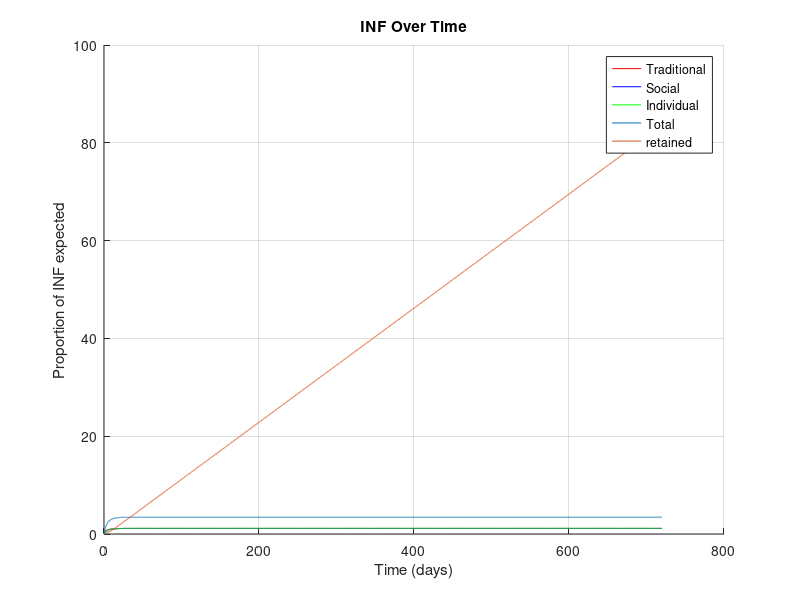
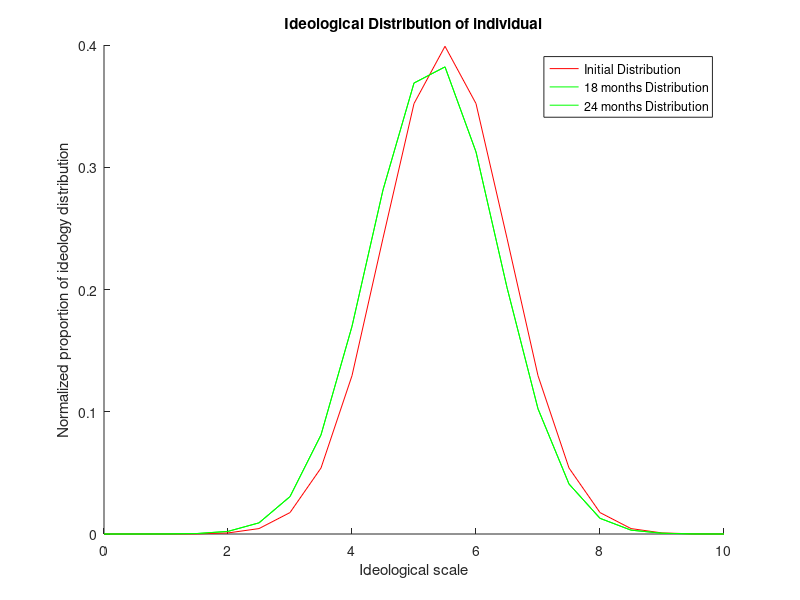

These charts were generated, in order, by the following MATLAB code:
%%%%%%%%%%%%%%%%% DISTRIBUTIONS %%%%%%%%%%%%%%%%%%%%%%%%
x = 0:.5:10;
basic = x;
traddist = normpdf(x, 5, 1);

socialdist = (normpdf(x, 0, 0));

p1 = normpdf(x, 6, 1);
p2 = normpdf(x, 4, 1);
combined = p1+p2;
inddist = combined / trapz(x, combined);


inddist = normpdf(x, 5.5, 1);
first = inddist;
%%%%%%%%%%%%%%%%%%%%%%%%%%%%%%%%%%% MISINF %%%%%%%%%%%%%%%%%%%%%%%%%%%%%


misinfdist = normpdf(x, 1, 0.001) ;
%1,60.3; 2,60.4; 3, 0.45; 60.48;
BETA = 60.48;
BETAFLAG = false;


%%%%%%%%%%%%%%%%%%%%%%%%%%%%%%%%%%% GENERATION %%%%%%%%%%%%%%%%%%%%%%%%%%%%%
months = 24;
days = months * 30;
t = days*10; %(days * 10) 
step_size = 0.1;  % Step size
total_length = round(t / step_size);

pts = 0.576;    
pst = 2.302;    
pti = 0.329;  
psi = 0.329;    

klostrad = .657;
tradperc = 1;
klostsocial = 1.53;
socialperc = 1;
klostind = .153;
indperc = 1;
klostmis = .461;
misperc = 1;

kgsocial = .0;
kgind = .1;
kgtrad = .9;

tradists = zeros(total_length, length(basic));
tradists(1, :) = traddist; 

socialdists = zeros(total_length, length(basic)); 
socialdists(1, :) = socialdist; 

inddists = zeros(total_length, length(basic));  
inddists(1, :) = inddist; 

mistrad = [0.0000000000001];
missocial = [0.00000000001];
misindividual = [0.000000000001];

totaldists = zeros(total_length, length(basic));  
totaldists(1, :) = traddist + socialdist + inddist;

x_axis = [0];  % Will store the days incremented by whole numbers
alltrad = [0.00000001];  % Initialize traditional array
allsocial = [0.00000001];  % Initialize social array
allindividual = [0.00000001];  % Initialize individual array


socinsoc = [.00000001];
tradintrad = [.0000001];
indinind = [.00000001];


indret = [0.001];
current_x = 0;  % Current position in time
i = 1;  % Index for the arrays
total = [0];

bigX = 1.16;
kreti =.05003;
krettrad = kreti/bigX;
kretsoc = kreti/6;
kretmis = kreti/2;
%%%%%%%%%%%%%%%%%%%%%%% GENERATION PARAMETERS %%%%%%%%%%%%%%%%%%%%%%%%%%%%%
while current_x < t
 
    % Convert current time to days for x-axis
    if mod(i-1, (1/step_size)) == 0  % Every 100 steps, increment the day
        x_axis(end + 1) = (i-1) / (1/step_size);  % Increment day by 1
    end

    diffTS = alltrad(i) - allsocial(i);  % Difference between trad and social
    diffTI = alltrad(i) - allindividual(i);  % Difference between trad and individual
    diffIS = allindividual(i) - allsocial(i);  % Difference between individual and social

    % Temporary variables to store next values
    new_trad = alltrad(i);
    new_social = allsocial(i);
    new_individual = allindividual(i);



    newmistrad = mistrad(i);
    newmissocial = missocial(i);
    newmisindividual = misindividual(i);
    new_mis = newmistrad + newmissocial + newmisindividual;

    newmisindividual = newmisindividual + (- klostmis * newmisindividual) * step_size;
    new_mis = new_mis + (- klostmis * new_mis) * step_size;
    newmissocial = newmissocial + (- klostmis * newmissocial) * step_size;
    newmistrad = newmistrad + (- klostmis * newmistrad) * step_size;

    newtraddist = tradists(i, :);
    newsocialdist = socialdists(i, :);
    newinddist = inddists(i, :);


    newsocinsoc = socinsoc(i);
    newtradintrad = tradintrad(i);
    newindinind = indinind(i);

    new_social = new_social + (kgsocial - klostsocial * newsocinsoc)* socialperc *step_size;
        newsocinsoc = newsocinsoc + (kgsocial - klostsocial * newsocinsoc)* socialperc *step_size;
    new_trad = new_trad + (kgtrad  - klostrad * newtradintrad) * tradperc*step_size ;
        newtradintrad = newtradintrad + (kgtrad  - klostrad * newtradintrad) * tradperc*step_size ;
    new_individual = new_individual + (kgind  - klostind * newindinind)* indperc*step_size ;
        newindinind = newindinind +  (kgind  - klostind * newindinind)* indperc*step_size ;

    changeI = (kgind  - klostind * newindinind)* indperc  *step_size/ allindividual(i);
    changeT = (kgtrad  - klostrad * newtradintrad)* tradperc *step_size / alltrad(i);
    changeS = (kgsocial  - klostsocial * newsocinsoc)* socialperc  * step_size/ allsocial(i);

    newtraddist = newtraddist + (changeT)*traddist;
    newinddist = newinddist + (changeI)*newinddist;
    newsocialdist = newsocialdist + (changeS)*socialdist;

    %Misinfinjection
    if mod((i*step_size), 12*30) == 0 && BETAFLAG == true % @ 12 months
        misinfdist= misinfdist * BETA * .01 * trapz(x, totaldists(i, :));

        newtraddist = newtraddist + misinfdist/2 ;
        newsocialdist = newsocialdist  + misinfdist/2;

        new_trad = new_trad + BETA  * .01* total(i)/2;
        new_social = new_social + BETA  * .01* total(i)/2;

        newmistrad = mistrad(i) +  BETA * .01 * total(i)/2;
        newmissocial = missocial(i) + BETA * .01 * total(i)/2;
        
        BETAFLAG = false;
    end
 

    % Update for traditional vs social
    if diffTS > 0
        changeFromFlow = (pts * diffTS)  * step_size / alltrad(i);

        newtraddist = newtraddist - changeFromFlow * tradists(i,:);
        newsocialdist = newsocialdist + changeFromFlow * tradists(i, :);
    
        new_trad = new_trad - (pts * diffTS) * step_size;
            newtradintrad = newtradintrad - newtradintrad*changeFromFlow;
        new_social = new_social + (pts * diffTS) * step_size;
        
        newmistrad = newmistrad - changeFromFlow * newmistrad;
        newmissocial = newmissocial + changeFromFlow * newmistrad;

    elseif diffTS < 0
        changeFromFlow = (pst * -diffTS) * step_size  / allsocial(i);

        newtraddist = newtraddist + changeFromFlow*socialdists(i, :);
        newsocialdist = newsocialdist - changeFromFlow*socialdists(i, :);

        new_trad = new_trad + (pst * -diffTS) * step_size;
        new_social = new_social - (pst*-diffTS) * step_size;
                new_social = new_social - new_social*changeFromFlow;


        newmissocial = newmissocial - changeFromFlow*newmissocial;
        newmistrad = newmistrad + changefromFlow*newmistrad;
    end
    
    if diffIS < 0
        changeFromFlow = (psi * -diffIS)* step_size  / allsocial(i);

        newinddist = newinddist + changeFromFlow*socialdists(i, :);
        newsocialdist = newsocialdist - changeFromFlow*socialdists(i, :);

        new_individual = new_individual + (psi * -diffIS) * step_size;
        new_social = new_social - (psi * -diffIS) * step_size;

        newmisindividual = newmisindividual + changeFromFlow * newmissocial;
        newmissocial = newmissocial - changeFromFlow * newmissocial;
    end

    if diffTI > 0
        changeFromFlow = (pti * diffTI) * step_size  / alltrad(i);

        newinddist = newinddist + changeFromFlow*tradists(i,:) ;
        newtraddist = newtraddist - changeFromFlow*tradists(i,:) ;
       
        new_trad = new_trad - (pti * diffTI)* step_size;
        new_individual = new_individual + (pti * diffTI)* step_size ;

        newmisindividual = newmisindividual + changeFromFlow * newmistrad;
        newmistrad = newmistrad - changeFromFlow *newmistrad;
    end


    socinsoc(i+1) = newsocinsoc;
    tradintrad(i+1) = newtradintrad;
    indinind(i+1) = newindinind;

    alltrad(i + 1) = new_trad;
    allsocial(i + 1) = new_social;
    allindividual(i + 1) = new_individual;
    total(i+1) = new_trad + new_social + new_individual;

    mistrad(i+1) = newmistrad;
    missocial(i+1) =  newmissocial;
    misindividual(i+1) = newmisindividual;
    allmis(i+1) = newmistrad + newmissocial + newmisindividual;
    
    indret(i+1) = indret(i)+ (new_trad * krettrad + new_social * kretsoc + new_individual * kreti)*step_size;
    
    tradists(i+1, :) = newtraddist(1, :);
    socialdists(i+1, :) = newsocialdist(1, :);
    inddists(i+1, :) = newinddist(1, :);

    totaldists(i+1, :) = newtraddist(1, :) + newsocialdist(1, :) + newinddist(1, :);

    current_x = current_x + step_size; 
    i = i + 1;  

end
x_axis = x_axis * step_size;

% Plotting alltrad, allsocial, and allindividual vs x_axis
figure;
hold on;
plot(x_axis, alltrad(1:length(x_axis)), 'r', 'DisplayName', 'Traditional');
plot(x_axis, allsocial(1:length(x_axis)), 'b', 'DisplayName', 'Social');
plot(x_axis, allindividual(1:length(x_axis)), 'g', 'DisplayName', 'Individual');
plot(x_axis, total(1:length(x_axis)), 'DisplayName', 'Total');
plot(x_axis, indret(1:length(x_axis)), 'DisplayName', 'retained');
hold on;

% Adding titles and labels
title('INF Over Time');
xlabel('Time (days)');
ylabel('Proportion of INF expected');
legend show;
grid on;


figure;
hold on;
plot(x, inddists(1, :) / trapz(x, inddists(1, :)), 'r', "DisplayName", "Initial Distribution");
plot(x, inddists(18*30*10, :) /trapz(x, inddists(18*30*10, :)) , 'g', "DisplayName", "18 months Distribution");
plot(x, inddists(24*30*10, :)/ trapz(x, inddists(24*30*10, :)),'g', "DisplayName", "24 months Distribution");
xlabel('Ideological scale');
ylabel('Normalized proportion of ideology distribution');
title("Ideological Distribution of individual")
legend show;


% figure;
% hold on;
% plot(x, tradists(end, :), "DisplayName", "Trad")
% plot(x, socialdists(end, :), "DisplayName", "Social")
% legend show;


oldtrad = alltrad(length(x_axis));
oldsocial = allsocial(length(x_axis));
oldindividual = allindividual(length(x_axis));
oldtotal = total(length(x_axis));
oldret = indret(length(x_axis));
disp(oldret)

oldtraddist = tradists(12*30*10, :); 
oldsocialdist = socialdists(12*30*10, :);
oldinddist = inddists(12*30*10, :);
oldtotaldist = totaldists(12*30*10, :);

oldsocinsoc = socinsoc(length(x_axis));
oldtradintrad = tradintrad(length(x_axis));
oldindinind = indinind(length(x_axis));



